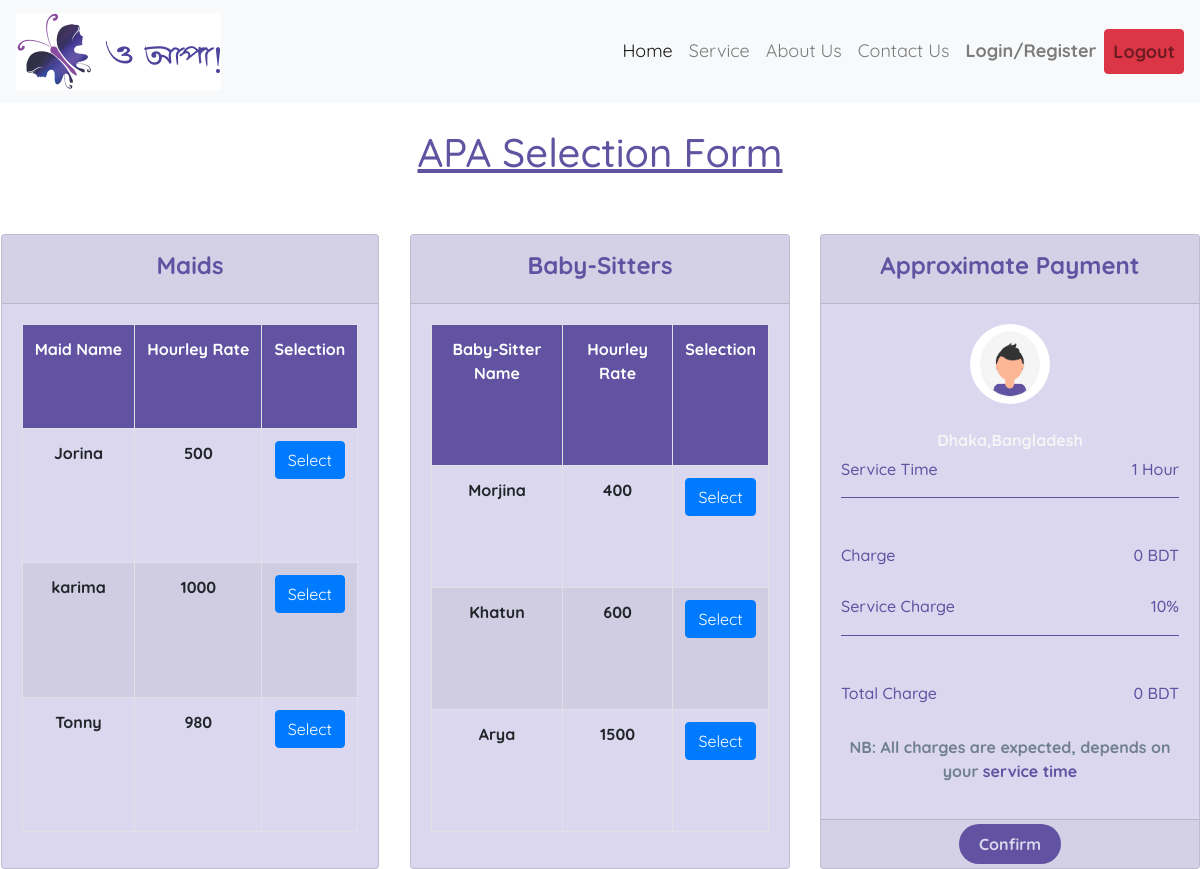
The page /Model/forms/selection.php on the database its author committed.
### tables this page shows
CREATE TABLE `maid` (
  `maidid` int(11) NOT NULL,
  `maidname` char(50) NOT NULL,
  `maidrate` int(4) NOT NULL
);

CREATE TABLE `baby` (
  `babyid` int(11) NOT NULL,
  `babyname` char(50) NOT NULL,
  `babyrate` int(4) NOT NULL
);

### Model/forms/selection.php (the view, shortened to what this page needs)
<?php
$name = "";
$rate = 0;
  $charge = 10;
  $total = $rate*0.1+$rate;
?>
<!DOCTYPE html>
<html lang="en">
  <head>
  <link rel="stylesheet" href="https://maxcdn.bootstrapcdn.com/bootstrap/4.0.0/css/bootstrap.min.css">
  <link rel="stylesheet" href="http://localhost/OApa!/View/styles/selection.css">
 <link rel="stylesheet" type="text/css" href="http://ajax.aspnetcdn.com/ajax/jquery.dataTables/1.9.4/css/jquery.dataTables.css">
  </head>
  <body>
      <div class="">
        <nav class="navbar navbar-expand-lg navbar-light bg-light">
          <a class="navbar-brand" href="#"
            ><img src="http://localhost/OApa!/View/icons/navlogo.png" alt=""
          /></a>
          <div
            class="collapse navbar-collapse nav justify-content-end"
            id="navbarNav"
          >
            <ul class="navbar-nav">
              <li class="nav-item active">
                <a class="nav-link" href="#"
                  >Home <span class="sr-only">(current)</span></a
                >
              </li>
              <li class="nav-item">
                <a class="nav-link" href="#service">Service</a>
              </li>
              <li class="nav-item">
                <a class="nav-link" href="#">About Us</a>
              </li>
              <li class="nav-item">
                <a class="nav-link" href="#contact">Contact Us</a>
              </li>
              <li class="nav-item">
                            <a class="nav-link" id="" href="#login"><b>Login/Register<b></a>
                        </li>
                        <li class="nav-item">
                <a class="nav-link btn btn-danger" id="logout-btn" href="logout.php"
                  ><b>Logout</b></a
                ></li>
            </ul>
          </div>
        </nav>
      </div>
      <h1>
        APA Selection Form
      </h1>
      <div class="row">
        <div class="col-md-4 d-flex justify-content-around ">
          <div id="card-bg" class="card text-center">
            <div class="card-header">
              <label for="">Maids</label><br />
            </div>
            <div class="card-body d-flex justify-content-around">
      <table  id="tabledata" class=" table table-striped table-hover table-bordered">
 <tr id="tr_head"class=" text-white text-center">
 <th> Maid Name </th>
 <th> Hourley Rate </th>
 <th> Selection</th>
 </tr >
 <?php
 include 'conn.php';
 $q = "select * from maid ";
 $query = mysqli_query($con,$q);
 while($res = mysqli_fetch_array($query)){
 ?>
 <tr id="tr_body" class="text-center">
 <td> <?php echo $res['maidname'];  ?> </td>
 <td> <?php echo $res['maidrate'];  ?> </td>
 <td> <button class="btn-primary btn"> <a href="selection.php?selectmId=<?php
 echo $res['maidid'];
 ?>" class="text-white"> Select </a>  </button> </td>
 </tr>
 <?php
 }
  ?>
 </table>
            </div>
          </div>
        </div>
        <div class="col-md-4 d-flex justify-content-around">
          <div id="card-bg" class="card text-center">
            <div class="card-header">
              <label for="">Baby-Sitters</label>
            </div>
            <div class="card-body d-flex justify-content-around">
              <table  id="tabledata" class=" table table-striped table-hover table-bordered">
 <tr id="tr_head"class=" text-white text-center">
 <th> Baby-Sitter Name </th>
 <th> Hourley Rate </th>
 <th> Selection </th>
 </tr >
 <?php
 include 'conn.php';
 $q = "select * from baby ";
 $query = mysqli_query($con,$q);
 while($res = mysqli_fetch_array($query)){
 ?>
 <tr id="tr_body" class="text-center">
 <td> <?php echo $res['babyname'];  ?> </td>
 <td> <?php echo $res['babyrate'];  ?> </td>
<td> <button class="btn-primary btn"> <a href="selection.php?selectId=<?php
 echo $res['babyid'];
 ?>" class="text-white"> Select </a>  </button> </td>
 </tr>
 <?php
 }
  ?>
 </table>
          </div>
          </div>
        </div>
        <div class="col-md-4 d-flex justify-content-around">
          <div id="card-bg" class="card text-center">
            <div class="card-header">
              <label for="">Approximate Payment</label>
            </div>
            <div class="card-body">
              <div class=img>
                <img src="http://localhost/OApa!/View/icons/userdp.png" alt="" class="user"><br>
                        <label id="username" for=""><?php echo $name ?></label><br>
                        <label id="address" for="">Dhaka,Bangladesh</label>
              </div>
              <div class="payment">
                <div id="info-section"class="d-flex justify-content-between"><h6  for="">Service Time</h6><h6 >1 Hour</h6> </div> <br>
                <br>
                 <div  class="d-flex justify-content-between"><h6>Charge</h6><h6><?php echo $rate ?> BDT</h6> </div> <br>
                  <div id="info-section" class="d-flex justify-content-between"><h6  for="">Service Charge</h6><h6 ><?php echo $charge ?>%</h6> </div> <br>
                  <br>
                   <div class="d-flex justify-content-between"><h6  for="">Total Charge</h6><h6 ><?php echo $total ?> BDT</h6> </div> <br>
                <p>NB: All charges are expected, depends on your <span>service time</span></p>
              </div>
            </div>
 <div class="card-footer">
                        <a id="btn" href="payment.php?name=<?php  echo $name;?>&&rate=<?php echo $rate; ?>">Confirm</a>
                        </div>
          </div>
        </div>
      </div>
  </body>
</html>

### View/styles/selection.css (style rules this page uses)
body { font-family: "Quicksand", sans-serif; }
.nav-link { color: #6152a2; font-size: large; }
#card-bg { background-color: #dbd7ee; }
h1 { color: #6152a2; text-align: center; text-decoration: underline; padding-bottom: 50px; padding-top: 25px; }
.user { height: 80px; width: 80px; border-radius: 50px; }
#address { color: whitesmoke; font-size: medium; font-weight: bold; text-align: center; }
#info-section { border-bottom: solid; border-width: thin; border-color: #6152a2; padding-bottom: 10px; }
p { color: slategray; }
span { color: #6152a2; font-size: medium; font-weight: bold; }
h6 { color: #6152a2; }
.card-header { color: #6152a2; font-weight: 700; font-size: x-large; }
#btn { background-color: #6152a2; color: #dbd7ee; font-weight: medium; border: none; border-radius: 20px; padding: 10px 20px; margin-bottom: 20px; }
#tr_head { background-color: #6152a2; }

### rows shown on the page
maid: maidname "Jorina", maidrate "500"
maid: maidname "karima", maidrate "1000"
maid: maidname "Tonny", maidrate "980"
baby: babyname "Morjina", babyrate "400"
baby: babyname "Khatun", babyrate "600"
baby: babyname "Arya", babyrate "1500"

### other values the page prints
$rate "0"
$charge "10"
$total "0"
